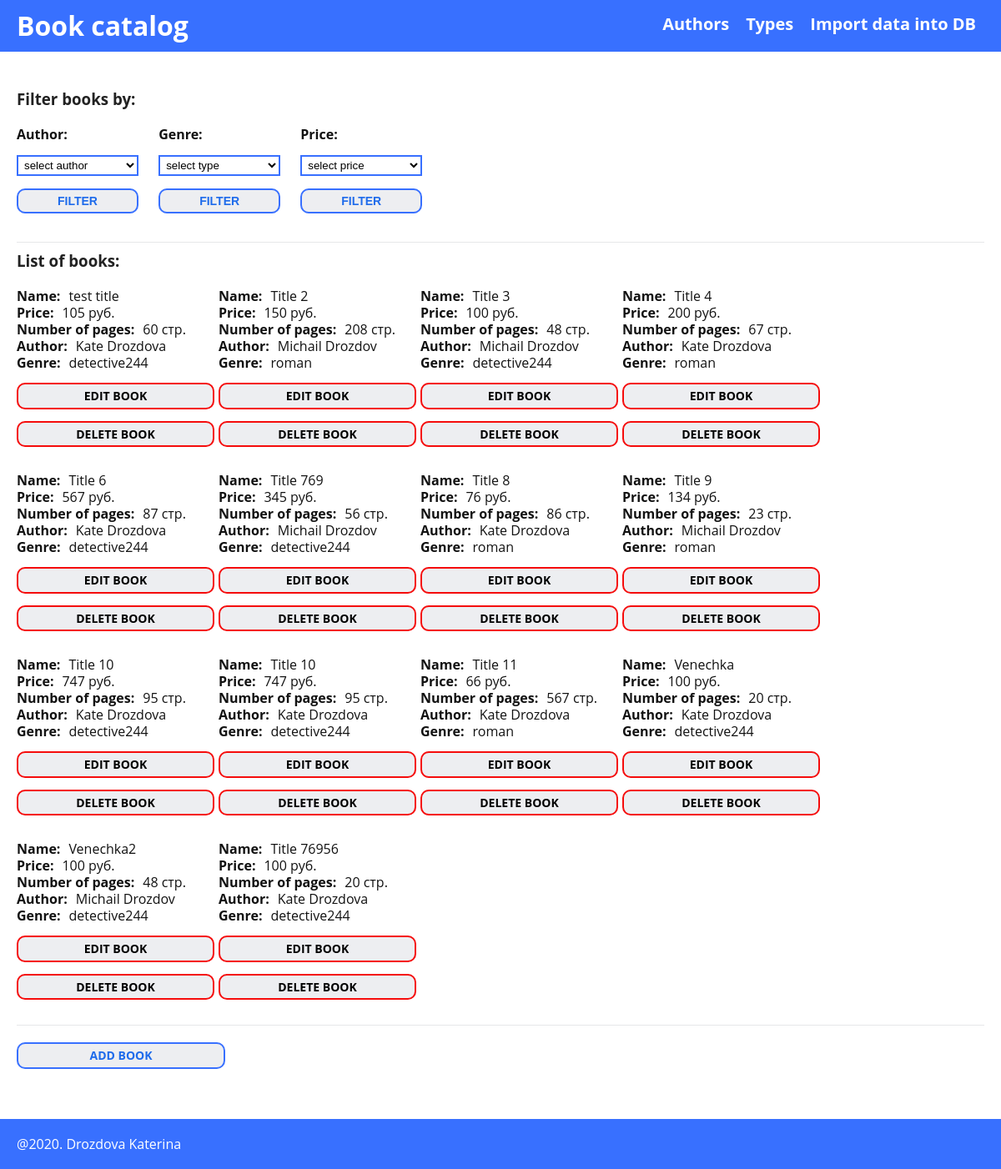
The page /index.php on the database its author committed.
### tables this page shows
CREATE TABLE IF NOT EXISTS `books` (
  `id` int(11) NOT NULL AUTO_INCREMENT,
  `title` varchar(50) NOT NULL,
  `price` decimal(10,0) DEFAULT '0',
  `page_count` int(10) DEFAULT NULL,
  `author` int(11) DEFAULT NULL,
  `type` int(11) DEFAULT NULL,
  PRIMARY KEY (`id`),
  KEY `FK_books_author` (`author`),
  KEY `FK_books_type` (`type`),
  CONSTRAINT `FK_books_author` FOREIGN KEY (`author`) REFERENCES `author` (`id`) ON DELETE SET NULL,
  CONSTRAINT `FK_books_type` FOREIGN KEY (`type`) REFERENCES `type` (`id`) ON DELETE SET NULL
);

CREATE TABLE IF NOT EXISTS `author` (
  `id` int(11) NOT NULL AUTO_INCREMENT,
  `name` varchar(50) NOT NULL,
  `surname` varchar(50) NOT NULL,
  `avatar` varchar(50) DEFAULT NULL,
  PRIMARY KEY (`id`)
);

CREATE TABLE IF NOT EXISTS `type` (
  `id` int(11) NOT NULL AUTO_INCREMENT,
  `title` varchar(50) NOT NULL,
  PRIMARY KEY (`id`)
);

### core/view.php (called while the page is built)
<?php
class View
{
    function generate($content_view, $template_view, $data = null, $add_data = null, $add_data2 = null, $add_data3 = null)
    {
            include 'views/'.$template_view;
    }
}

### controllers/controller_catalog.php (called while the page is built, shortened)
<?php
class Controller_Catalog extends Controller
{
    public function __construct()
    {
        $this->model = new Model_Catalog();
        $this->view = new View();
    }
    public function index()
    {
        $list = $this->model->getAllBooks();
        $table_name = 'author';
        $authorsArr = $this->model->getList($table_name);
        $table_name2 = 'type';
        $typesArr = $this->model->getList($table_name2);
        $this->view->generate('catalog_view.php', 'mainPage.php', $list, $authorsArr, $typesArr);
    }
}
?>

### configuration.php (called while the page is built, shortened)
<?php
require_once 'core/view.php';
require_once 'core/route.php';
Route::start();

### index.php (called while the page is built, shortened)
<?php
require_once 'configuration.php';

### models/model_catalog.php (called while the page is built, shortened)
<?php
class Model_Catalog extends Model
{
    protected function connectDB()
    {
        $link = mysqli_connect("localhost", "root", "root", "catalog_db");
        return $link;
    }
    public function getAllBooks()
    {
        $link = $this->connectDB();
        $query = "SELECT b.id, b.title AS title_b, b.price, b.page_count, a.name, a.surname, t.title FROM books AS b INNER JOIN author AS a ON b.author = a.id INNER JOIN type AS t ON b.type = t.id";
        $result = $link->query($query);
        $list = array();
        if($result)
        {
            while ($row = mysqli_fetch_assoc($result))
            {
                array_push($list, $row);
            }
        }
        return $list;
    }
}
?>

### views/catalog_view.php (the view, shortened to what this page needs)
<h3>Filter books by:</h3>
<form enctype="multipart/form-data" action="/index.php/filterBooksByAuthors.php" method="post" class="filter_form">
    <p class="filter_title">Author:</p>
    <select name="authors" size="1">
        <?php
            if (is_array($add_data))
            {
                echo '<option value="">select author</option>';
            }
        ?>
    </select>
    <input class="submit_button" type="submit" value="Filter" />
</form>
<form enctype="multipart/form-data" action="/index.php/filterBooksByTypes.php" method="post" class="filter_form">
   <p class="filter_title">Genre:</p>
    <select name="types" size="1">
        <?php
            if (is_array($add_data2))
            {
                echo '<option value="">select type</option>';
            }
        ?>
   </select>
    <input class="submit_button" type="submit" value="Filter" />
</form>
<form enctype="multipart/form-data" action="/index.php/filterBooksByPrice.php" method="post" class="filter_form">
    <p class="filter_title">Price:</p>
    <select name="prices" size="1">
        <option name="price" value="">select price</option>
    </select>
    <input class="submit_button" type="submit" value="Filter" />
</form>
<?php
    if (is_array($data))
    {
        echo '<div class="book_list"><h3>List of books:</h3>';
            foreach ($data as $item)
            {
                echo '<div class="one_book">'
                    . '<div class="one_field">'
                        . '<div class="field_name">Name: </div>'
                        . '<div class="field_value">'.$item['title_b'].'</div>'
                    . '</div>'
                    . '<div class="one_field">'
                        . '<div class="field_name">Price: </div>'
                        . '<div class="field_value">'.$item['price'].' руб.</div>'
                    . '</div>'
                    . '<div class="one_field">'
                        . '<div class="field_name">Number of pages: </div>'
                        . '<div class="field_value">'.$item['page_count'].' стр.</div>'
                    . '</div>'
                    . '<div class="one_field">'
                        . '<div class="field_name">Author: </div>'
                        . '<div class="field_value">'.$item['name'].' '.$item['surname'].'</div>'
                    . '</div>'
                    . '<div class="one_field">'
                        . '<div class="field_name">Genre: </div>'
                        . '<div class="field_value">'.$item['title'].'</div>'
                    . '</div>'
                    . '<a class="submit_button" href="/index.php/editBook.php/?id='.$item['id'].'">Edit book</a>'
                    . '<a class="submit_button" href="/index.php/deleteBook.php/?id='.$item['id'].'">Delete book</a>'
                . '</div>';
            }
        echo '</div>';
    }
    echo '<a class="blue_link" href="/index.php/addNewBook.php">Add book</a>';
?>

### core/route.php (shortened to what this page needs)
<?php
class Route
{
	static function start()
	{
		$routes = explode('/', $_SERVER['REQUEST_URI']);
                foreach($routes as $value)
                {
                    if($value && "/".$value."/" == $_SERVER['PATH_INFO'] || "/".$value == $_SERVER['PATH_INFO'])
                    {
                        $action_name = substr($value, 0, -4);
                    }
                    elseif ($_SERVER['REQUEST_URI']=="/index.php" || $_SERVER['REQUEST_URI']=="/index.php/")
                    {
                        $action_name = 'index';
                    }
                }
		$controller = new $controller_name;
		$action = $action_name;
		if(method_exists($controller, $action))
		{
                    $controller->$action();
		}
		else
		{
                    Route::ErrorPage404();
		}
	}
}

### views/mainPage.php (shortened to what this page needs)
<!DOCTYPE html>
<html lang="ru">
<head>
        <link rel="stylesheet" type="text/css" href="/css/styles.css" />
</head>
<body>
    <div class="header">
        <h1><a href="/index.php">Book catalog</a></h1>
        <div class="top_menu">
            <a class="menu_item" href="/index.php/listAuthors.php">Authors</a>
            <a class="menu_item" href="/index.php/listTypes.php">Types</a>
            <a class="menu_item" href="/index.php/importDB.php">Import data into DB</a>
        </div>
    </div>
    <div class="content_part">
	<?php
            include 'views/'.$content_view;
        ?>
    </div>
    <div class="footer">
        <div class="copyright">@2020. Drozdova Katerina</div>
    </div>
</body>
</html>

### css/styles.css (style rules this page uses)
html { min-height: 100%;height: 100%;font-size: 100%; }
* { box-sizing: border-box; }
body { min-width: 320px;min-height: 100%;height: 100%;margin: 0;padding: 0;font-family: 'Open Sans', sans-serif;font-size: 16px;line-height: 1.25;color: #121212; }
h1, h2, h3, h4 { margin: 0 0 20px;padding: 0;line-height: 1.3;color: #222222;clear: both; }
p { margin: 0 0 15px; }
.header { padding: 0px 20px 10px; background: #3870ff;width:100%;height: 60px;display: table }
.header h1 { float: left;margin: 0;padding-top: 10px;color:#fff }
.header h1 a { color:#fff;text-decoration: none }
.top_menu { float: right;display: table;padding-top: 6px }
.menu_item { display: block;display: inline-block;vertical-align: middle;text-decoration: none; font-size: 20px;font-weight: bolder;padding: 10px;color:#fff }
.content_part { margin: 45px 20px 60px }
.filter_form { width: auto;display: inline-block; margin-right: 20px }
.filter_form select { min-width: 144px; background-color: #ffffff;border: 2px solid #3870ff;display: block;width: 100%;margin-bottom: 15px;padding: 2px 3px;cursor: pointer }
.submit_button, .blue_link { display: block;text-align: center;margin: 14px 0;padding: 5px 47px;font-weight: bold;font-size: 14px;text-transform: uppercase;color: #1e6beb;background: #edeef1;border: 2px solid #3870ff;border-radius: 10px;cursor: pointer;appearance: none;-webkit-appearance: none;-moz-appearance: none;outline: none; }
.blue_link { width: 250px;text-decoration: none;text-align: center }
.filter_form .filter_title { font-weight: bold }
.book_list { display: table; width:100%;margin: 20px 0;border-top:1px solid #e6e7e9;border-bottom:1px solid #e6e7e9;padding-top: 10px }
.one_book { display: inline-block; margin: 0 10px 30px 0;width:20%;vertical-align: top }
.one_field { display: table }
.field_name, .field_value { display: inline-block }
.field_name { font-weight: bold;margin-right: 10px }
.one_book .submit_button, .inner_form .submit_button { margin-bottom: 0;width: 237px;padding: 5px 30px;border: 2px solid #f50c0c;color:#000;text-align: center;text-decoration: none }
.footer { padding: 0px 20px 10px; background: #3870ff;width:100%;height: 60px;position: relative;color:#fff }
.footer .copyright { padding-top: 20px }

### rows shown on the page
books: title "test title", price "105", page_count "60", author.name "Kate", author.surname "Drozdova", type.title "detective244"
books: title "Title 2", price "150", page_count "208", author.name "Michail", author.surname "Drozdov", type.title "roman"
books: title "Title 3", price "100", page_count "48", author.name "Michail", author.surname "Drozdov", type.title "detective244"
books: title "Title 4", price "200", page_count "67", author.name "Kate", author.surname "Drozdova", type.title "roman"
books: title "Title 6", price "567", page_count "87", author.name "Kate", author.surname "Drozdova", type.title "detective244"
books: title "Title 769", price "345", page_count "56", author.name "Michail", author.surname "Drozdov", type.title "detective244"
books: title "Title 8", price "76", page_count "86", author.name "Kate", author.surname "Drozdova", type.title "roman"
books: title "Title 9", price "134", page_count "23", author.name "Michail", author.surname "Drozdov", type.title "roman"
books: title "Title 10", price "747", page_count "95", author.name "Kate", author.surname "Drozdova", type.title "detective244"
books: title "Title 10", price "747", page_count "95", author.name "Kate", author.surname "Drozdova", type.title "detective244"
books: title "Title 11", price "66", page_count "567", author.name "Kate", author.surname "Drozdova", type.title "roman"
books: title "Venechka", price "100", page_count "20", author.name "Kate", author.surname "Drozdova", type.title "detective244"
books: title "Venechka2", price "100", page_count "48", author.name "Michail", author.surname "Drozdov", type.title "detective244"
books: title "Title 76956", price "100", page_count "20", author.name "Kate", author.surname "Drozdova", type.title "detective244"
